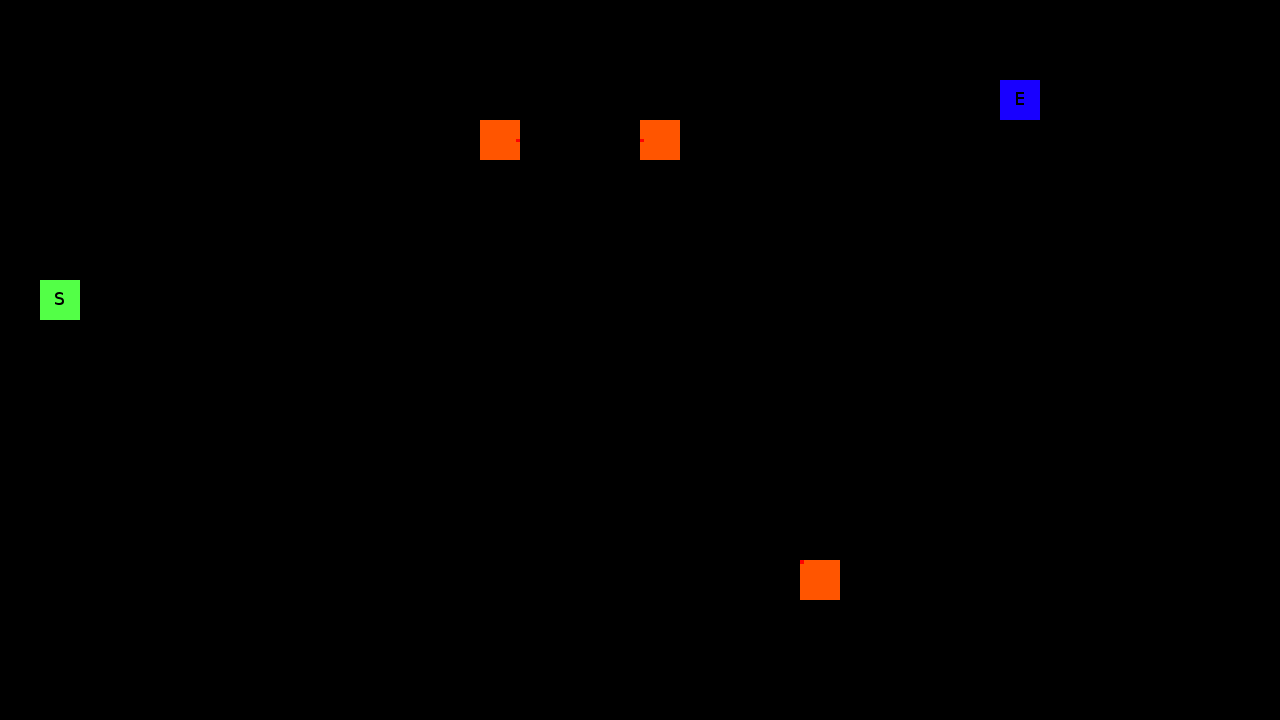

A level layout from a 2D game, rendered from its tile map. Below: a short description, then the map file with tile-grid data replaced by summaries:
An orthogonal 32x18 tile map with 40x40 px tiles, 2 tile layers (Meta, Collision), 1 hidden layer not drawn.

<map version="1.0" orientation="orthogonal" width="32" height="18" tilewidth="40" tileheight="40">
 <tileset firstgid="1" name="tileset" tilewidth="40" tileheight="40">
  <image source="../img/tileset.png" width="200" height="120" />
 </tileset>
 <layer name="Meta" width="32" height="18">
  <data>[576 cells, 5 non-empty, 5 distinct tile ids]</data>
 </layer>
 <layer name="Collision" width="32" height="18">
  <data>[576 cells, 167 non-empty, 1 distinct tile ids]</data>
 </layer>
 <layer name="Visual" width="32" height="18" visible="0">
  <data>[576 cells, 0 non-empty, 0 distinct tile ids]</data>
 </layer>
</map>
